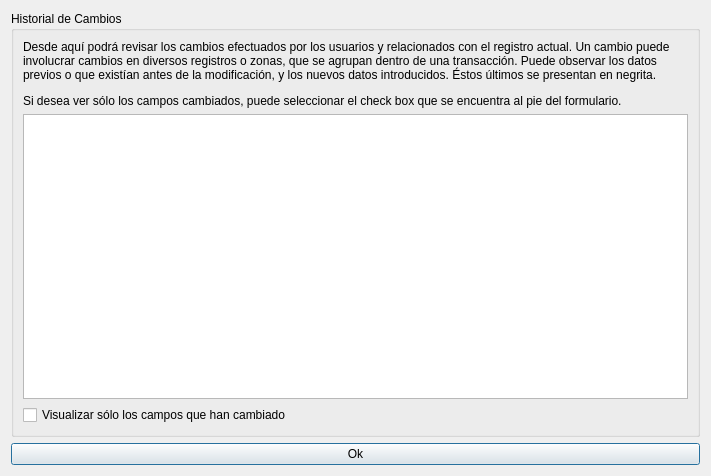
<?xml version="1.0" encoding="UTF-8"?>
<ui version="4.0">
 <class>HistoryViewDlg</class>
 <widget class="QDialog" name="HistoryViewDlg">
  <property name="geometry">
   <rect>
    <x>0</x>
    <y>0</y>
    <width>711</width>
    <height>476</height>
   </rect>
  </property>
  <property name="windowTitle">
   <string>Historial de cambios</string>
  </property>
  <property name="windowIcon">
   <iconset resource="../resources/resources.qrc">
    <normaloff>:/aplicacion/images/alephLogoIcon.ico</normaloff>:/aplicacion/images/alephLogoIcon.ico</iconset>
  </property>
  <layout class="QVBoxLayout" name="verticalLayout_2">
   <item>
    <widget class="QSplitter" name="splitter">
     <property name="orientation">
      <enum>Qt::Vertical</enum>
     </property>
     <widget class="QGroupBox" name="groupBox_2">
      <property name="title">
       <string>Historial de Cambios</string>
      </property>
      <layout class="QVBoxLayout" name="verticalLayout">
       <item>
        <widget class="QLabel" name="label">
         <property name="text">
          <string>&lt;html&gt;&lt;head/&gt;&lt;body&gt;&lt;p&gt;Desde aquí podrá revisar los cambios efectuados por los usuarios y relacionados con el registro actual. Un cambio puede involucrar cambios en diversos registros o zonas, que se agrupan dentro de una transacción. Puede observar los datos previos o que existían antes de la modificación, y los nuevos datos introducidos. Éstos últimos se presentan en negrita.&lt;/p&gt;&lt;p&gt;Si desea ver sólo los campos cambiados, puede seleccionar el check box que se encuentra al pie del formulario.&lt;/p&gt;&lt;/body&gt;&lt;/html&gt;</string>
         </property>
         <property name="wordWrap">
          <bool>true</bool>
         </property>
        </widget>
       </item>
       <item>
        <widget class="QTreeView" name="treeView">
         <property name="editTriggers">
          <set>QAbstractItemView::NoEditTriggers</set>
         </property>
         <property name="alternatingRowColors">
          <bool>true</bool>
         </property>
         <property name="animated">
          <bool>true</bool>
         </property>
        </widget>
       </item>
       <item>
        <widget class="QCheckBox" name="checkBox">
         <property name="text">
          <string>Visualizar sólo los campos que han cambiado</string>
         </property>
        </widget>
       </item>
      </layout>
     </widget>
    </widget>
   </item>
   <item>
    <widget class="QPushButton" name="pbOk">
     <property name="text">
      <string>Ok</string>
     </property>
     <property name="icon">
      <iconset resource="../resources/resources.qrc">
       <normaloff>:/aplicacion/images/ok.png</normaloff>:/aplicacion/images/ok.png</iconset>
     </property>
    </widget>
   </item>
  </layout>
 </widget>
 <resources>
  <include location="../resources/resources.qrc"/>
  <include location="../resources/resources.qrc"/>
 </resources>
 <connections/>
</ui>
